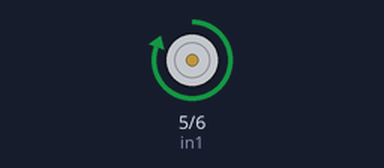
The sketch below on a simulated Arduino Uno, built with avr-gcc and run on an emulated ATmega328P. Shown: motor-driver pin pairs drawn as motors (green arrow = first pin HIGH = forward, orange = second pin HIGH = backward, longer = more drive). What the sketch prints to the serial monitor is not drawn.

Above: at 1.0 s.
At 4.0 s:
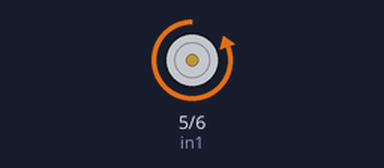
At 7.5 s:
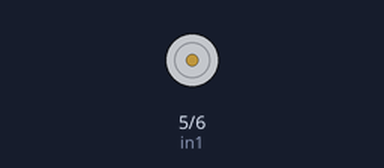
Timing chart, 0 to 13.0 s (numbered marks = the images above):
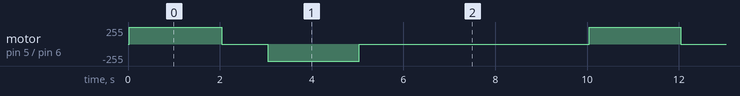

The sketch:

arduino.ino
```cpp
// --- ARDUINO SETUP ---
// Define our motor pins
const int in1 = 5;
const int in2 = 6;

void setup() {
  // Start the serial monitor so we can see print statements
  Serial.begin(9600);

  // Tell the Arduino these pins will be pushing out power
  pinMode(in1, OUTPUT);
  pinMode(in2, OUTPUT);

  // Ensure the motor is stopped on boot
  motorStop();

  Serial.println("⚙️ Arduino Motor Controller Online!");
  Serial.println("----------------------------------");
}

void loop() {
  // --- TEST SEQUENCE ---
  // In Arduino, the loop() function runs forever automatically

  motorForward();
  delay(2000); // Arduino uses milliseconds (2000ms = 2 seconds)

  motorStop();
  delay(1000);

  motorReverse();
  delay(2000);

  motorStop();
  delay(5000); // Wait 5 seconds before repeating the whole loop
}

// --- MOTOR FUNCTIONS ---
void motorForward() {
  digitalWrite(in1, HIGH); // HIGH is the Arduino equivalent of "1"
  digitalWrite(in2, LOW);  // LOW is the Arduino equivalent of "0"
  Serial.println("➡️ FORWARD");
}

void motorReverse() {
  digitalWrite(in1, LOW);
  digitalWrite(in2, HIGH);
  Serial.println("⬅️ REVERSE");
}

void motorStop() {
  digitalWrite(in1, LOW);
  digitalWrite(in2, LOW);
  Serial.println("🛑 STOP");
}
```

Measured:
- by itself, motor on pin 5 (in1) / pin 6 (in2): repeats every 10.0 s: stopped 1.0 s, backward 255/255 2.0 s, stopped 5.0 s, forward 255/255 2.0 s
